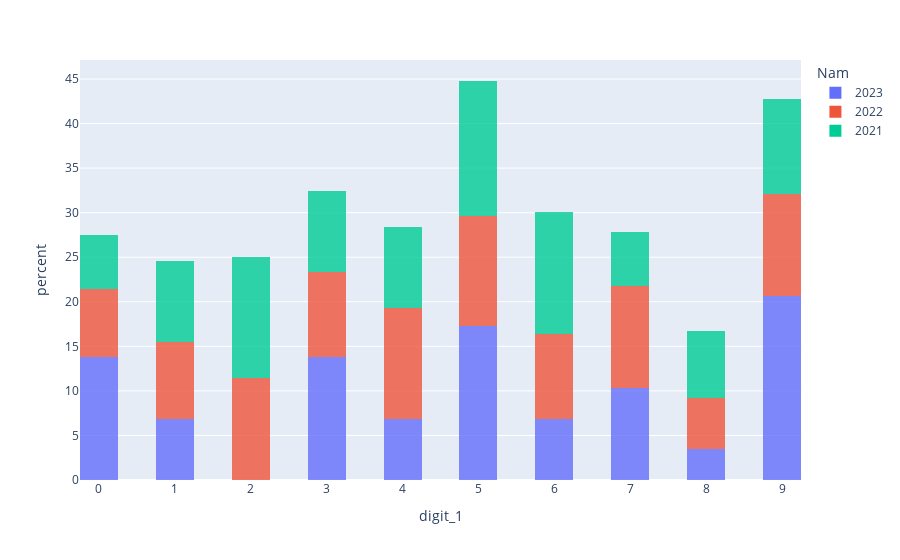
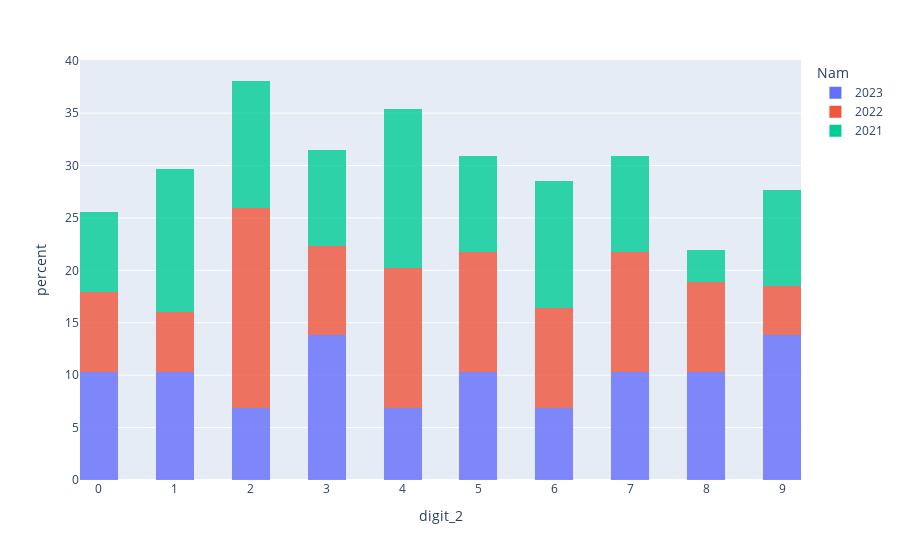

Notebook code cell kept with these figures, in order:
### Markdown cell above
Distribution with respect to Year

### Code cell
for i in range(num_of_digits):
    fig = px.histogram(data_frame=df_digit, x=f'digit_{i+1}', color='Nam', 
                       nbins=20,
                       histnorm='percent',
                       opacity=0.8)
    fig.show()

### Figure 1 — Plotly figure (JSON) as saved in the notebook; plotly's stock layout.template omitted (floating-point values rounded to 4 significant figures)
{"data": [{"alignmentgroup": "True", "bingroup": "x", "histnorm": "percent", "hovertemplate": "Nam=2023<br>digit_1=%{x}<br>percent=%{y}<extra></extra>", "legendgroup": "2023", "marker": {"color": "#636efa", "opacity": 0.8, "pattern": {"shape": ""}}, "name": "2023", "nbinsx": 20, "offsetgroup": "2023", "orientation": "v", "showlegend": true, "type": "histogram", "x": [9, 4, 9, 9, 1, 7, 9, 9, 1, 5, 7, 3, 6, 3, 5, 5, 8, 3, 5, 7, 0, 4, 3, 5, 0, 6, 0, 0, 9], "xaxis": "x", "yaxis": "y"}, {"alignmentgroup": "True", "bingroup": "x", "histnorm": "percent", "hovertemplate": "Nam=2022<br>digit_1=%{x}<br>percent=%{y}<extra></extra>", "legendgroup": "2022", "marker": {"color": "#EF553B", "opacity": 0.8, "pattern": {"shape": ""}}, "name": "2022", "nbinsx": 20, "offsetgroup": "2022", "orientation": "v", "showlegend": true, "type": "histogram", "x": [5, 1, 4, 4, 1, 3, 2, 4, 4, 6, 5, 5, 0, 7, 4, 9, 6, 8, 4, 7, 5, 1, 1, 2, 9, 5, 0, 7, 0, 0, 8, 1, 9, 7, 9, 3, 2, 5, 6, 4, 2, 9, 1, 7, 2, 4, 0, 7, 2, 5, 6, 7, 3, 9, 7, 5, 4, 5, 4, 8, 1, 3, 2, 6, 2, 7, 0, 9, 8, 7, 9, 3, 9, 5, 8, 6, 3, 3, 1, 4, 4, 9, 2, 0, 3, 6, 3, 7, 3, 0, 8, 1, 2, 4, 2, 6, 2, 9, 9, 6, 5, 6, 5, 7, 5], "xaxis": "x", "yaxis": "y"}, {"alignmentgroup": "True", "bingroup": "x", "histnorm": "percent", "hovertemplate": "Nam=2021<br>digit_1=%{x}<br>percent=%{y}<extra></extra>", "legendgroup": "2021", "marker": {"color": "#00cc96", "opacity": 0.8, "pattern": {"shape": ""}}, "name": "2021", "nbinsx": 20, "offsetgroup": "2021", "orientation": "v", "showlegend": true, "type": "histogram", "x": [9, 4, 9, 2, 3, 1, 9, 6, 0, 9, 3, 0, 4, 5, 1, 0, 4, 2, 2, 9, 5, 9, 6, 2, 6, 6, 4, 0, 8, 5, 4, 4, 5, 3, 3, 5, 2, 7, 5, 3, 2, 8, 8, 7, 6, 1, 1, 8, 5, 6, 9, 7, 6, 6, 6, 5, 1, 2, 2, 2, 5, 3, 7, 1, 8, 5], "xaxis": "x", "yaxis": "y"}], "layout": {"barmode": "relative", "legend": {"title": {"text": "Nam"}, "tracegroupgap": 0}, "margin": {"t": 60}, "xaxis": {"anchor": "y", "domain": [0, 1], "title": {"text": "digit_1"}}, "yaxis": {"anchor": "x", "domain": [0, 1], "title": {"text": "percent"}}}}

### Figure 2 — Plotly figure (JSON) as saved in the notebook; plotly's stock layout.template omitted (floating-point values rounded to 4 significant figures)
{"data": [{"alignmentgroup": "True", "bingroup": "x", "histnorm": "percent", "hovertemplate": "Nam=2023<br>digit_2=%{x}<br>percent=%{y}<extra></extra>", "legendgroup": "2023", "marker": {"color": "#636efa", "opacity": 0.8, "pattern": {"shape": ""}}, "name": "2023", "nbinsx": 20, "offsetgroup": "2023", "orientation": "v", "showlegend": true, "type": "histogram", "x": [6, 1, 0, 4, 7, 6, 0, 8, 8, 8, 5, 1, 9, 5, 9, 7, 0, 7, 3, 3, 9, 9, 3, 2, 2, 5, 3, 1, 4], "xaxis": "x", "yaxis": "y"}, {"alignmentgroup": "True", "bingroup": "x", "histnorm": "percent", "hovertemplate": "Nam=2022<br>digit_2=%{x}<br>percent=%{y}<extra></extra>", "legendgroup": "2022", "marker": {"color": "#EF553B", "opacity": 0.8, "pattern": {"shape": ""}}, "name": "2022", "nbinsx": 20, "offsetgroup": "2022", "orientation": "v", "showlegend": true, "type": "histogram", "x": [2, 4, 2, 2, 1, 2, 3, 6, 7, 7, 1, 5, 6, 4, 3, 9, 0, 3, 6, 0, 0, 2, 4, 8, 6, 2, 3, 5, 7, 6, 9, 0, 2, 2, 3, 2, 8, 8, 6, 5, 4, 1, 4, 9, 7, 4, 3, 0, 5, 4, 8, 3, 0, 4, 8, 2, 5, 4, 1, 5, 3, 2, 6, 4, 7, 9, 7, 2, 8, 5, 0, 5, 8, 2, 7, 0, 5, 4, 1, 2, 5, 2, 4, 9, 7, 6, 2, 5, 6, 2, 3, 2, 2, 7, 6, 5, 4, 4, 8, 7, 8, 1, 2, 7, 7], "xaxis": "x", "yaxis": "y"}, {"alignmentgroup": "True", "bingroup": "x", "histnorm": "percent", "hovertemplate": "Nam=2021<br>digit_2=%{x}<br>percent=%{y}<extra></extra>", "legendgroup": "2021", "marker": {"color": "#00cc96", "opacity": 0.8, "pattern": {"shape": ""}}, "name": "2021", "nbinsx": 20, "offsetgroup": "2021", "orientation": "v", "showlegend": true, "type": "histogram", "x": [6, 9, 3, 1, 1, 4, 3, 4, 4, 2, 1, 0, 7, 9, 4, 1, 4, 2, 4, 1, 4, 2, 9, 6, 6, 8, 0, 4, 8, 1, 2, 7, 7, 1, 5, 3, 6, 9, 7, 2, 7, 6, 9, 2, 7, 1, 6, 5, 0, 1, 6, 2, 3, 5, 4, 5, 5, 9, 5, 6, 2, 3, 3, 4, 0, 0], "xaxis": "x", "yaxis": "y"}], "layout": {"barmode": "relative", "legend": {"title": {"text": "Nam"}, "tracegroupgap": 0}, "margin": {"t": 60}, "xaxis": {"anchor": "y", "domain": [0, 1], "title": {"text": "digit_2"}}, "yaxis": {"anchor": "x", "domain": [0, 1], "title": {"text": "percent"}}}}
